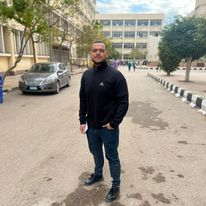
#> input picture opencv_chapters/photos/ibra.jpg, 206 x 206 px, found by its file name
$ python chapter7.py
#> lines starting #> are read from the running program, lines starting #| are printed output that depends on the picture; after the words box and inside, x2 and y2 are one past the last pixel; in counts of white or black regions, pixels touching at a corner belong together
import cv2 as cv

import numpy as np

def empty(a):
    pass
cv.namedWindow("trackbars")
cv.resizeWindow("trackbars",640,240)


cv.createTrackbar("hue min ","trackbars",0,179,empty)
#> slider 'hue min ' is set to 35
cv.createTrackbar("hue max ","trackbars",179,179,empty)
cv.createTrackbar("sat min ","trackbars",0,255,empty)
#> slider 'sat min ' is set to 51
cv.createTrackbar("sat max ","trackbars",255,255,empty)
cv.createTrackbar("val min ","trackbars",0,255,empty)
#> slider 'val min ' is set to 51
cv.createTrackbar("val max ","trackbars",255,255,empty)

while True:

    img = cv.imread('opencv_chapters/photos/ibra.jpg')
#> img is the input picture: shape (206, 206, 3); mean B, G, R 137.8, 152, 159.7

    imgHSV = cv.cvtColor(img,cv.COLOR_BGR2HSV)
#> imgHSV: shape (206, 206, 3); mean H, S, V 35.7, 56, 163.5

    h_min = cv.getTrackbarPos("hue min ","trackbars")
    h_max = cv.getTrackbarPos("hue max ","trackbars")
    s_min = cv.getTrackbarPos("sat min ","trackbars")
    s_max = cv.getTrackbarPos("sat max ","trackbars")
    v_min = cv.getTrackbarPos("val min ","trackbars")
    v_max = cv.getTrackbarPos("val max ","trackbars")

    print(h_min,h_max,s_min,s_max,v_min,v_max)

    lower = np.array([h_min,s_min,v_min])
    upper = np.array([h_max,s_max,v_max])

    mask = cv.inRange(imgHSV,lower,upper)
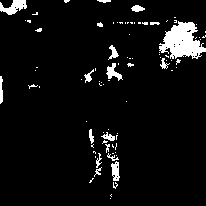
#> mask: shape (206, 206); 5.8% white; 86 white regions (68 under 20 px), largest, box (x1, y1, x2, y2) and area: (159, 21, 206, 59) 1065, (0, 0, 27, 15) 227, (106, 63, 123, 81) 135

    img_result = cv.bitwise_and(img,img,mask=mask)
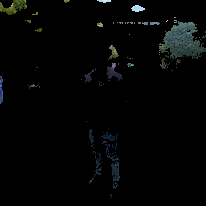
#> img_result: shape (206, 206, 3); mean B, G, R 4.5, 4.7, 3.7

    cv.imshow('the pic', img)
    cv.imshow('the HSV', imgHSV)
    cv.imshow('MASK', mask)
    cv.imshow('image result', img_result)


    cv.waitKey(1)
